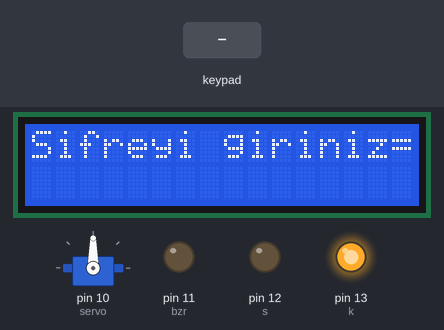
A sketch run on a simulated Arduino Uno, built with avr-gcc and run on an emulated ATmega328P. On the bench: 16×2 character LCD, servo, output pins drawn as LEDs (lit = HIGH). The test bench sets the inputs (shaded band).

Above: at 1.2 s.
1.3 s: keypad keys 5 4 3 # pressed 0.4 s apart
At 4.3 s:
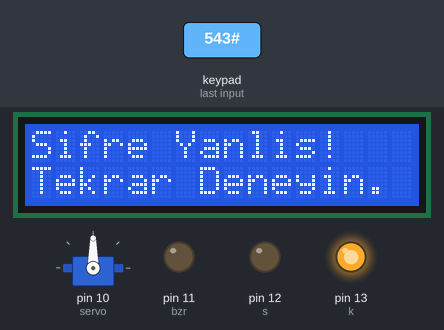
4.4 s: key '1' pressed
At 7.1 s:
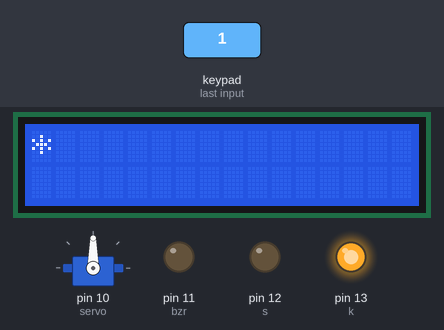
7.4 s: keypad keys 2 1 9 5 pressed 0.4 s apart
At 9.0 s:
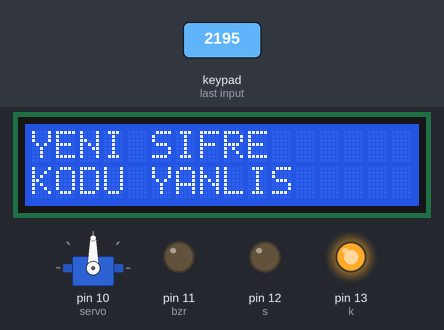
10.9 s: key '2' pressed
At 12.4 s:
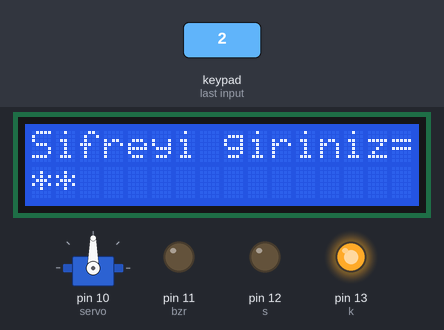
12.7 s: key '3' pressed
At 14.2 s:
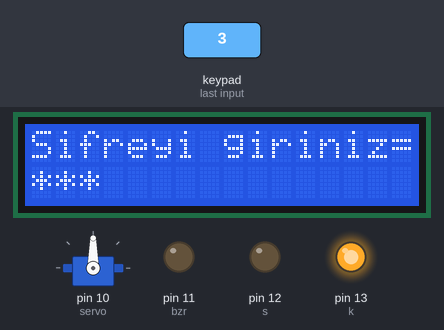
14.5 s: key '#' pressed
At 17.7 s:
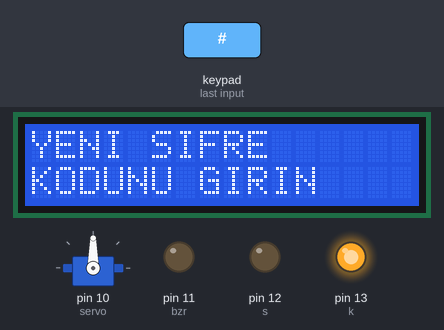
Timing chart, 0 to 18.5 s (numbered marks = the images above; inputs shaded):
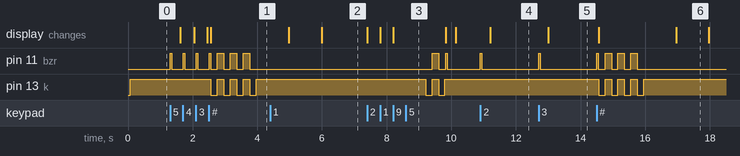

The sketch:

NORMALkapi.ino
```cpp
#include <Servo.h>

#include <LiquidCrystal.h>
#include <Keypad.h>
const int rs = A0, en = A1, d4 = A2, d5 = A3, d6 = A4, d7 = A5;
LiquidCrystal ekran(rs, en, d4, d5, d6, d7);
Servo servo;
int i = 0;
int a = 0;
int x = 0;
char sifre[4]={'2','1','9','5'};
const char sifredegistir[4]={'*','#','3','1'};
char dizidegistir[4];
char dizi[4];
byte sdsayac=0;
byte sayac=0;
const byte bzr = 11;
const byte s= 12;
const byte k= 13;
const byte satir = 4;
const byte sutun = 3;
char tuslar[satir][sutun] = {
{'1','2','3'},
{'4','5','6'},
{'7','8','9'},
{'*','0','#'}
};
byte satirPinleri[satir] = {9, 8, 7,6};
byte sutunPinleri[sutun] = {5,4,3};
Keypad tusTakimi = Keypad( makeKeymap(tuslar), satirPinleri, sutunPinleri, satir, sutun );
void setup (){
  ekran.begin(16,2);
  pinMode(bzr,OUTPUT);
  pinMode(s,OUTPUT);
  pinMode(k,OUTPUT);
  digitalWrite(k,HIGH);
ekran.clear();
ekran.setCursor(0,0);
ekran.print("Sifreyi giriniz=");
ekran.setCursor(0,1);


}
void loop(){

  Serial.begin(9600);
char basilanTus = tusTakimi.getKey();
servo.attach(10);
if (basilanTus!=0 )
{

digitalWrite(bzr,HIGH);
delay(50);
digitalWrite(bzr,LOW);
dizi[sayac]=basilanTus;
ekran.write("*");
sayac++;
if(sayac==4)
{
sayac=0;
if(sifre[0]==dizi[0] && sifre[1]==dizi[1] && sifre[2]==dizi[2] && sifre[3]==dizi[3])
{
ekran.clear();
ekran.setCursor(0,0);
ekran.print("Sifre Dogru!");
ekran.setCursor(0,1);
ekran.print("Kapi acildi.");
digitalWrite(bzr,HIGH);
digitalWrite(s,HIGH);
digitalWrite(k,LOW);
 for (int i=0;i<=180;i++)
          {
            servo.write(i);
            delay(3);
          }
 for (int i=180;i>=0;i--)
 {
            servo.write(i);
            delay(3);
 }

digitalWrite(bzr,LOW);
digitalWrite(s,LOW);
digitalWrite(k,HIGH);


a=0;
i=0;

}
else
{
ekran.clear();
ekran.setCursor(0,0);
ekran.print("Sifre Yanlis!");
ekran.setCursor(0,1);
ekran.print("Tekrar Deneyin.");
digitalWrite(bzr,LOW);
                 digitalWrite(k,LOW);
                 delay(200);
                 digitalWrite(bzr,HIGH);
                 digitalWrite(k,HIGH);
                 delay(200);
                 digitalWrite(bzr,LOW);
                 digitalWrite(k,LOW);
                 delay(200);
                 digitalWrite(k,HIGH);
                 digitalWrite(bzr,HIGH);

                 delay(200);
                 digitalWrite(bzr,LOW);
                 digitalWrite(k,LOW);
                  delay(200);
                 digitalWrite(bzr,HIGH);
                 digitalWrite(k,HIGH);
                 delay(200);
                 digitalWrite(bzr,LOW);
                 digitalWrite(k,LOW);
                  delay(200);
                  digitalWrite(k,HIGH);
delay(1000);
}
ekran.clear();
ekran.setCursor(0,0);
ekran.print("Sifreyi giriniz=");
ekran.setCursor(0,1);
if (basilanTus =='#'){
  ekran.clear();
  ekran.setCursor(0,0);
  ekran.print("YENI SIFRE");
  ekran.setCursor(0,1);
  ekran.print("KODUNU GIRIN");
  delay(1000);
  ekran.clear();
  ekran.setCursor(0,0);

  while(i<4){
          char basilanTus = tusTakimi.getKey();
          if (basilanTus!=0 )
            {
              digitalWrite(bzr,HIGH);

              digitalWrite(bzr,LOW);
            dizi[sayac]=basilanTus;
            ekran.write("*");
            sayac++;
            i++;
            if(sayac==4)
            {
              sayac=0;
                if(sifredegistir[0]==dizi[0] && sifredegistir[1]==dizi[1] && sifredegistir[2]==dizi[2] && sifredegistir[3]==dizi[3])
              {
                ekran.clear();
                ekran.setCursor(0,0);
                ekran.print("YENI SIFRE");
                ekran.setCursor(0,1);
                ekran.print("KODU ONAYLANDI");
                delay(500);
                ekran.clear();
                ekran.setCursor(0,0);
                ekran.print("YENI SIFRE");
                ekran.setCursor(0,1);
                sdsayac=0;

                dizidegistir[4]=0;

                while(a<4){


                      char basilanTus = tusTakimi.getKey();
                      if (basilanTus!=0 )
                      {
                      digitalWrite(bzr,HIGH);
                      delay(50);
                      digitalWrite(bzr,LOW);
                      sifre[sdsayac]=basilanTus;
                      ekran.write("*");
                      sdsayac++;
                      a++;


                    }

                }
                 digitalWrite(s,LOW);
                 delay(300);
                 ekran.clear();
                 ekran.setCursor(0,0);
                 ekran.write("SIFRE DEGISTIRME");
                 ekran.setCursor(0,1);
                 ekran.write("BASARILI OLDU");
                 digitalWrite(k,LOW);
                 digitalWrite(s,HIGH);
                 digitalWrite(bzr,HIGH);
                 delay(2000);
                 digitalWrite(bzr,LOW);
                 digitalWrite(s,LOW);
                 delay(200);
                 digitalWrite(bzr,HIGH);
                 digitalWrite(s,HIGH);
                 delay(200);
                 digitalWrite(bzr,LOW);
                 digitalWrite(s,LOW);
                 delay(200);
                 digitalWrite(bzr,HIGH);
                 digitalWrite(s,HIGH);
                 delay(200);
                 digitalWrite(bzr,LOW);
                 digitalWrite(s,LOW);
                 delay(200);
                 digitalWrite(k,HIGH);

              }
              else{
                ekran.clear();
                ekran.setCursor(0,0);
                ekran.print("YENI SIFRE");

                ekran.setCursor(0,1);
                ekran.print("KODU YANLIS");
                delay(1000);
                digitalWrite(bzr,LOW);
                 digitalWrite(k,LOW);
                 delay(200);
                 digitalWrite(bzr,HIGH);
                 digitalWrite(k,HIGH);
                 delay(200);
                 digitalWrite(bzr,LOW);
                 digitalWrite(k,LOW);
                 delay(200);
                 digitalWrite(k,HIGH);
                }
             }
            }
           }
          }

ekran.clear();
ekran.setCursor(0,0);
ekran.print("Sifreyi giriniz=");
ekran.setCursor(0,1);
sayac=0;
sdsayac=0;
a=0;
i=0;

}
}
}
```

Measured:
- after the input at 1.3 s, pin 11 (bzr): goes 3 × (HIGH 0.05 s, LOW 0.34 s), HIGH 0.05 s, 3 × (LOW 0.21 s, HIGH 0.20 s), then LOW, starting at once; pin 13 (k): alternates HIGH for 0.20 s and LOW for 0.20 s, starting after 1.3 s; the display: first changes after 0.31 s (image 1 shows a later state)
- after the input at 4.4 s, the display: first differs from a run without the input after 1.6 s (image 2)
- after the input at 7.4 s, pin 11 (bzr): LOW → HIGH after 2.0 s, → LOW 0.20 s later, → HIGH 0.23 s later, → LOW 0.05 s later; pin 13 (k): alternates HIGH for 0.20 s and LOW for 0.20 s, 4 changes in all, then stays HIGH, starting after 1.8 s; the display: first changes at once (image 3 shows a later state)
- after the input at 10.9 s, pin 11 (bzr): LOW → HIGH at once, → LOW 0.05 s later; the display: changes after 0.30 s (image 4)
- after the input at 12.7 s, pin 11 (bzr): LOW → HIGH at once, → LOW 0.05 s later; the display: changes after 0.31 s (image 5)
- after the input at 14.5 s, pin 11 (bzr): LOW → HIGH at once, then repeats every 0.41 s: LOW 0.21 s, HIGH 0.20 s, until it stays LOW from 15.8 s; pin 13 (k): alternates HIGH for 0.20 s and LOW for 0.20 s, 8 changes in all, then stays HIGH, starting after 0.06 s; the display: first changes after 0.06 s (image 6 shows a later state)
- what the display in image 6 shows lasts 1.0 s, from 17.0 s to 18.0 s
